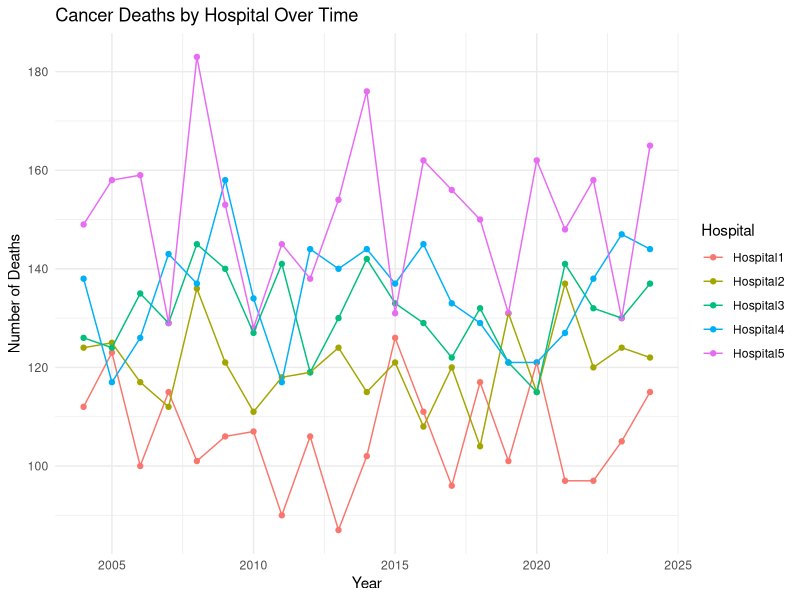

Here is the R script that generated this plot:
#### Preamble ####
# Purpose : Graph the simulated data
# Author : Lin Dai
# Email : dailin20000730@gmail.com
# Date : 04 April 2024

# Work space set up
library(ggplot2)

# Read the simulated data
library(readr)
simulated_cancer_deaths_data <- read_csv("data/simulated_cancer_deaths_data.csv")

# Melt the data into long format for ggplot
data_long <- tidyr::pivot_longer(simulated_cancer_deaths_data, cols = -Year, names_to = "Hospital", values_to = "Deaths")

# Create the scatter plot with colored lines for each hospital
ggplot(data_long, aes(x = Year, y = Deaths, color = Hospital, group = Hospital)) +
  geom_point() +
  geom_line() +
  labs(title = "Cancer Deaths by Hospital Over Time",
       x = "Year",
       y = "Number of Deaths",
       color = "Hospital") +
  theme_minimal()

